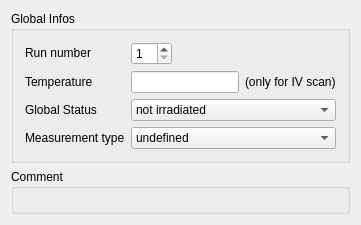
       <widget class="QWidget" name="tab2" >
        <attribute name="title" >
         <string>Data</string>
        </attribute>
        <layout class="QVBoxLayout" >
         <property name="spacing" >
          <number>6</number>
         </property>
         <property name="margin" >
          <number>11</number>
         </property>
         <item>
          <layout class="QVBoxLayout" >
           <property name="spacing" >
            <number>6</number>
           </property>
           <property name="margin" >
            <number>0</number>
           </property>
           <item>
            <widget class="Q3GroupBox" name="GroupBox8" >
             <property name="title" >
              <string>Global Infos</string>
             </property>
             <layout class="QHBoxLayout" >
              <property name="spacing" >
               <number>6</number>
              </property>
              <property name="margin" >
               <number>11</number>
              </property>
              <item>
               <layout class="QHBoxLayout" >
                <property name="spacing" >
                 <number>6</number>
                </property>
                <property name="margin" >
                 <number>0</number>
                </property>
                <item>
                 <layout class="QVBoxLayout" >
                  <property name="spacing" >
                   <number>6</number>
                  </property>
                  <property name="margin" >
                   <number>0</number>
                  </property>
                  <item>
                   <widget class="QLabel" name="RunLabel" >
                    <property name="text" >
                     <string>Run number</string>
                    </property>
                    <property name="wordWrap" >
                     <bool>false</bool>
                    </property>
                   </widget>
                  </item>
                  <item>
                   <widget class="QLabel" name="TempLabel" >
                    <property name="font" >
                     <font>
                      <family>helvetica</family>
                     </font>
                    </property>
                    <property name="text" >
                     <string>Temperature</string>
                    </property>
                    <property name="wordWrap" >
                     <bool>false</bool>
                    </property>
                   </widget>
                  </item>
                  <item>
                   <widget class="QLabel" name="StatusLabel" >
                    <property name="text" >
                     <string>Global Status</string>
                    </property>
                    <property name="wordWrap" >
                     <bool>false</bool>
                    </property>
                   </widget>
                  </item>
                  <item>
                   <widget class="QLabel" name="TextLabel1_4" >
                    <property name="text" >
                     <string>Measurement type</string>
                    </property>
                    <property name="wordWrap" >
                     <bool>false</bool>
                    </property>
                   </widget>
                  </item>
                 </layout>
                </item>
                <item>
                 <layout class="QVBoxLayout" >
                  <property name="spacing" >
                   <number>6</number>
                  </property>
                  <property name="margin" >
                   <number>0</number>
                  </property>
                  <item>
                   <layout class="QHBoxLayout" >
                    <property name="spacing" >
                     <number>6</number>
                    </property>
                    <property name="margin" >
                     <number>0</number>
                    </property>
                    <item>
                     <widget class="QSpinBox" name="pdbRun" >
                      <property name="minimum" >
                       <number>1</number>
                      </property>
                      <property name="value" >
                       <number>1</number>
                      </property>
                     </widget>
                    </item>
                    <item>
                     <spacer name="Spacer17" >
                      <property name="orientation" >
                       <enum>Qt::Horizontal</enum>
                      </property>
                      <property name="sizeType" >
                       <enum>QSizePolicy::Expanding</enum>
                      </property>
                      <property name="sizeHint" stdset="0" >
                       <size>
                        <width>20</width>
                        <height>20</height>
                       </size>
                      </property>
                     </spacer>
                    </item>
                   </layout>
                  </item>
                  <item>
                   <layout class="QHBoxLayout" >
                    <property name="spacing" >
                     <number>6</number>
                    </property>
                    <property name="margin" >
                     <number>0</number>
                    </property>
                    <item>
                     <widget class="QLineEdit" name="pdbTemp" >
                      <property name="text" >
                       <string/>
                      </property>
                      <property name="maxLength" >
                       <number>5</number>
                      </property>
                      <property name="alignment" >
                       <set>Qt::AlignHCenter</set>
                      </property>
                     </widget>
                    </item>
                    <item>
                     <widget class="QLabel" name="TextLabel1_3" >
                      <property name="text" >
                       <string>(only for IV scan)</string>
                      </property>
                      <property name="wordWrap" >
                       <bool>false</bool>
                      </property>
                     </widget>
                    </item>
                   </layout>
                  </item>
                  <item>
                   <widget class="QComboBox" name="GlobStatus" >
                    <item>
                     <property name="text" >
                      <string>not irradiated</string>
                     </property>
                    </item>
                    <item>
                     <property name="text" >
                      <string>irradiated</string>
                     </property>
                    </item>
                   </widget>
                  </item>
                  <item>
                   <widget class="QComboBox" name="pdbMeasType" >
                    <item>
                     <property name="text" >
                      <string>undefined</string>
                     </property>
                    </item>
                   </widget>
                  </item>
                 </layout>
                </item>
               </layout>
              </item>
             </layout>
            </widget>
           </item>
           <item>
            <widget class="Q3GroupBox" name="GroupBox10" >
             <property name="title" >
              <string>Comment</string>
             </property>
             <layout class="QHBoxLayout" >
              <property name="spacing" >
               <number>6</number>
              </property>
              <property name="margin" >
               <number>11</number>
              </property>
              <item>
               <widget class="Q3MultiLineEdit" native="1" name="pdbComment" >
                <property name="wrapColumnOrWidth" stdset="0" >
                 <number>102</number>
                </property>
                <property name="readOnly" stdset="0" >
                 <bool>false</bool>
                </property>
               </widget>
              </item>
             </layout>
            </widget>
           </item>
          </layout>
         </item>
        </layout>
       </widget>
